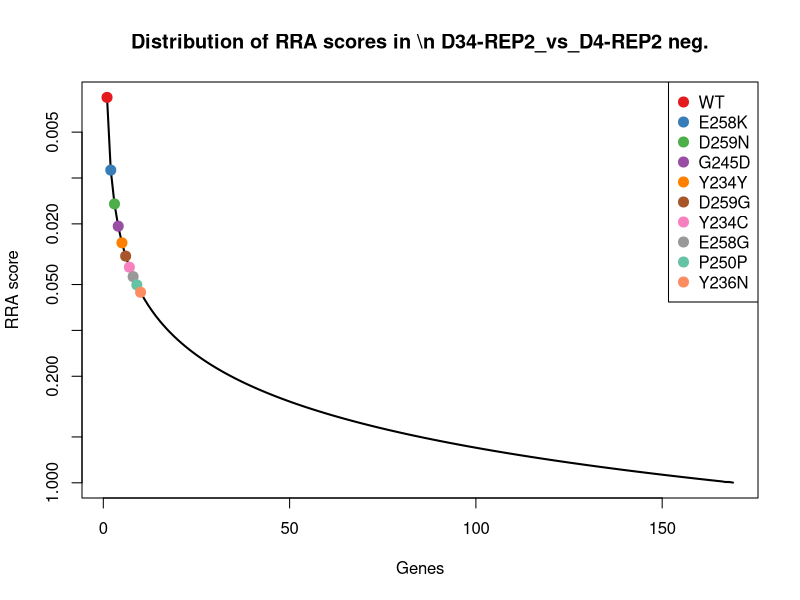
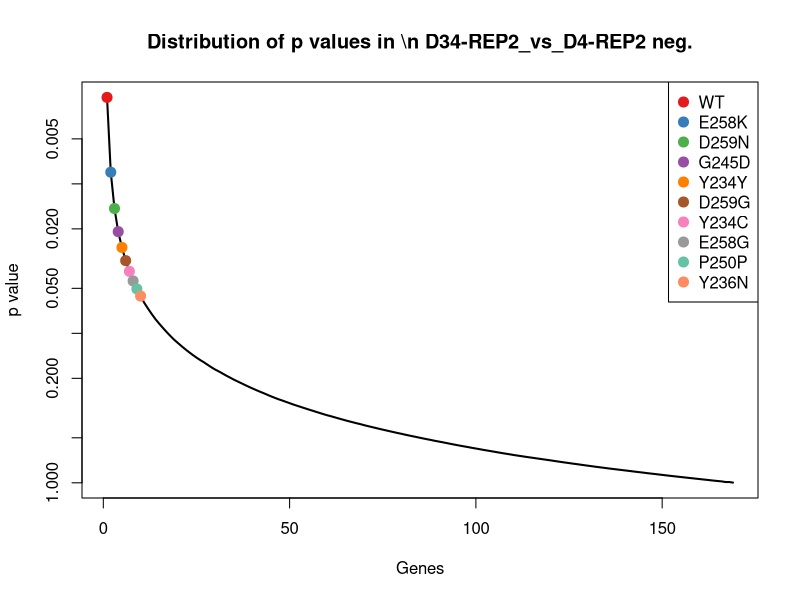
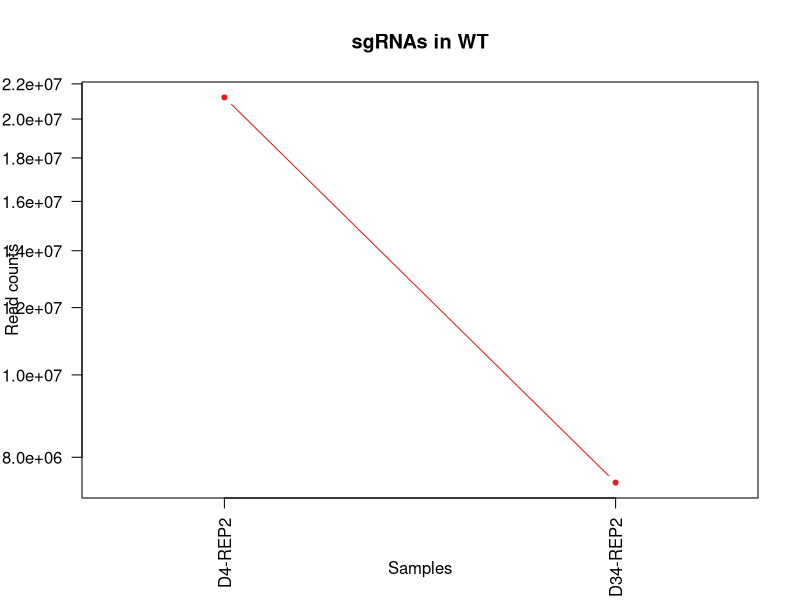
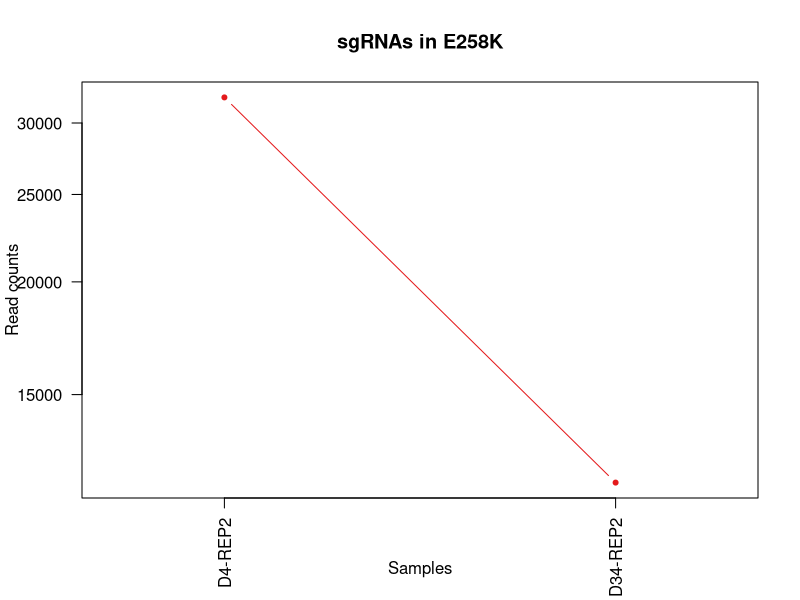
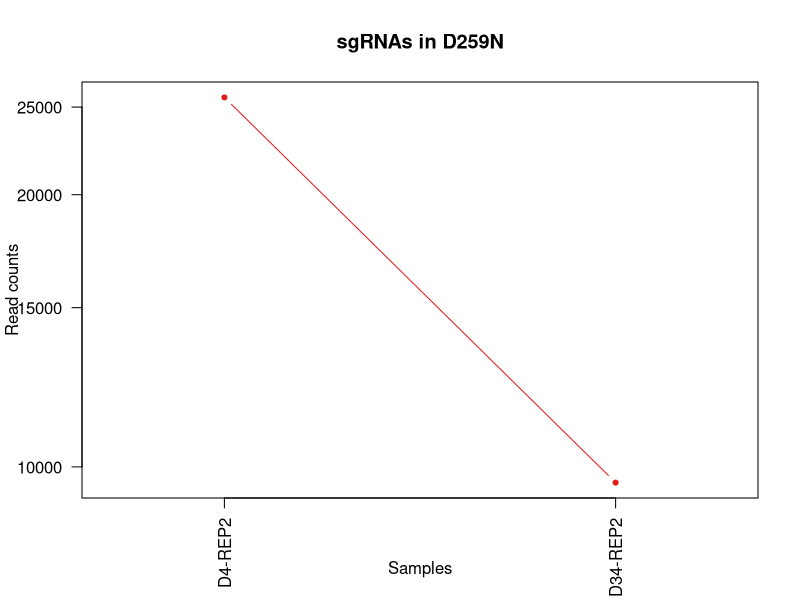
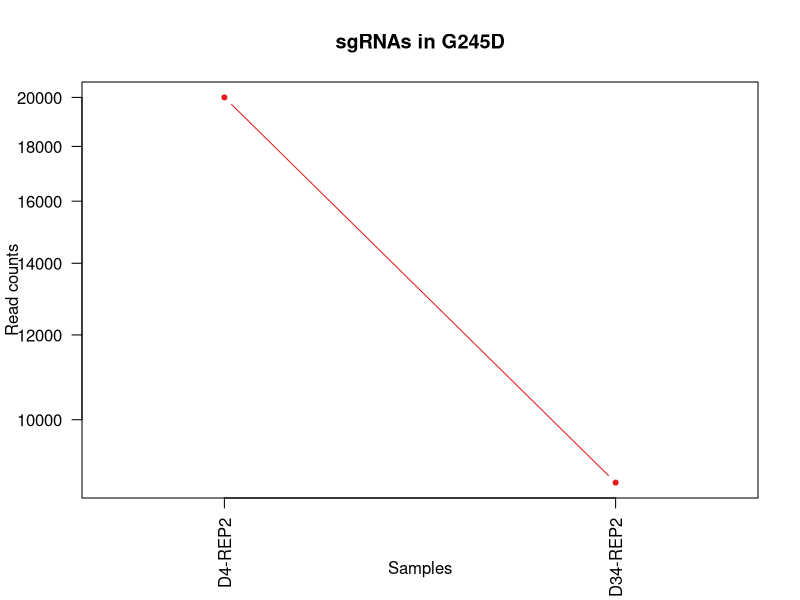
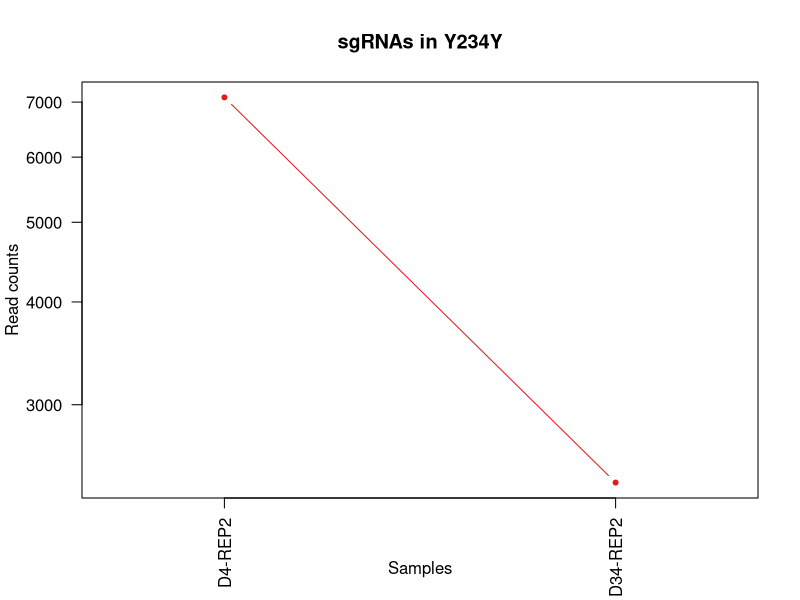
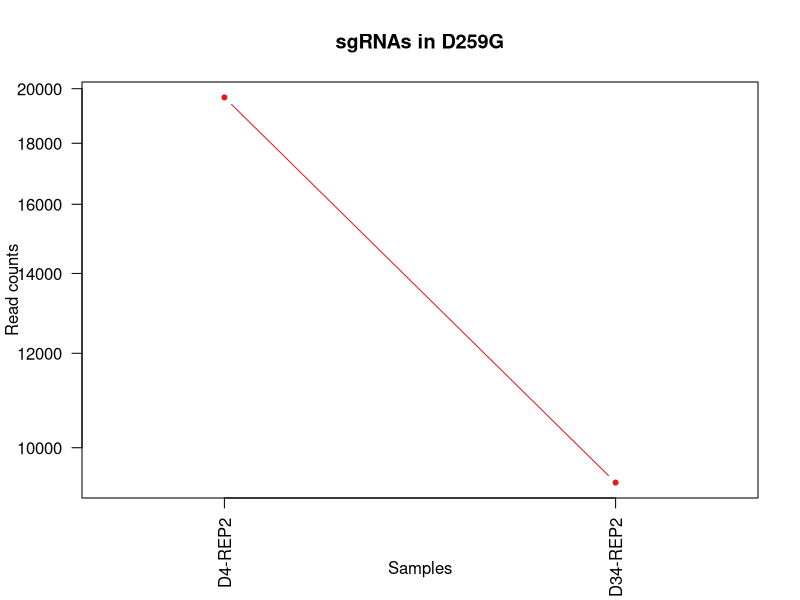

Write the R code that produced these figures, in order. (Note: this script raises an error after producing the figures.)
pdf(file='amp2_D34_D4_endogenous.pdf',width=4.5,height=4.5);
gstable=read.table('amp2_D34_D4_endogenous.gene_summary.txt',header=T)
# 
#
# parameters
# Do not modify the variables beginning with "__"

# gstablename='__GENE_SUMMARY_FILE__'
startindex=3
# outputfile='__OUTPUT_FILE__'
targetgenelist=c("WT","E258K","D259N","G245D","Y234Y","D259G","Y234C","E258G","P250P","Y236N")
# samplelabel=sub('.\\w+.\\w+$','',colnames(gstable)[startindex]);
samplelabel='D34-REP2_vs_D4-REP2 neg.'


# You need to write some codes in front of this code:
# gstable=read.table(gstablename,header=T)
# pdf(file=outputfile,width=6,height=6)


# set up color using RColorBrewer
#library(RColorBrewer)
#colors <- brewer.pal(length(targetgenelist), "Set1")

colors=c( "#E41A1C", "#377EB8", "#4DAF4A", "#984EA3", "#FF7F00",  "#A65628", "#F781BF",
          "#999999", "#66C2A5", "#FC8D62", "#8DA0CB", "#E78AC3", "#A6D854", "#FFD92F", "#E5C494", "#B3B3B3", 
          "#8DD3C7", "#FFFFB3", "#BEBADA", "#FB8072", "#80B1D3", "#FDB462", "#B3DE69", "#FCCDE5",
          "#D9D9D9", "#BC80BD", "#CCEBC5", "#FFED6F")

######
# function definition

plotrankedvalues<-function(val, tglist, ...){
  
  plot(val,log='y',ylim=c(max(val),min(val)),type='l',lwd=2, ...)
  if(length(tglist)>0){
    for(i in 1:length(tglist)){
      targetgene=tglist[i];
      tx=which(names(val)==targetgene);ty=val[targetgene];
      points(tx,ty,col=colors[(i %% length(colors)) ],cex=2,pch=20)
      # text(tx+50,ty,targetgene,col=colors[i])
    }
    legend('topright',tglist,pch=20,pt.cex = 2,cex=1,col=colors)
  }
}



plotrandvalues<-function(val,targetgenelist, ...){
  # choose the one with the best distance distribution
  
  mindiffvalue=0;
  randval=val;
  for(i in 1:20){
    randval0=sample(val)
    vindex=sort(which(names(randval0) %in% targetgenelist))
    if(max(vindex)>0.9*length(val)){
      # print('pass...')
      next;
    }
    mindiffind=min(diff(vindex));
    if (mindiffind > mindiffvalue){
      mindiffvalue=mindiffind;
      randval=randval0;
      # print(paste('Diff: ',mindiffvalue))
    }
  }
  plot(randval,log='y',ylim=c(max(randval),min(randval)),pch=20,col='grey', ...)
  
  if(length(targetgenelist)>0){
    for(i in 1:length(targetgenelist)){
      targetgene=targetgenelist[i];
      tx=which(names(randval)==targetgene);ty=randval[targetgene];
      points(tx,ty,col=colors[(i %% length(colors)) ],cex=2,pch=20)
      text(tx+50,ty,targetgene,col=colors[i])
    }
  }
  
}




# set.seed(1235)



pvec=gstable[,startindex]
names(pvec)=gstable[,'id']
pvec=sort(pvec);

plotrankedvalues(pvec,targetgenelist,xlab='Genes',ylab='RRA score',main=paste('Distribution of RRA scores in \\n',samplelabel))

# plotrandvalues(pvec,targetgenelist,xlab='Genes',ylab='RRA score',main=paste('Distribution of RRA scores in \\n',samplelabel))


pvec=gstable[,startindex+1]
names(pvec)=gstable[,'id']
pvec=sort(pvec);

plotrankedvalues(pvec,targetgenelist,xlab='Genes',ylab='p value',main=paste('Distribution of p values in \\n',samplelabel))

# plotrandvalues(pvec,targetgenelist,xlab='Genes',ylab='p value',main=paste('Distribution of p values in \\n',samplelabel))



# you need to write after this code:
# dev.off()






# parameters
# Do not modify the variables beginning with "__"
targetmat=list(c(21206653.813539032,7469316.828580722))
targetgene="WT"
collabel=c("D4-REP2","D34-REP2")

# set up color using RColorBrewer
#library(RColorBrewer)
#colors <- brewer.pal(length(targetgenelist), "Set1")

colors=c( "#E41A1C", "#377EB8", "#4DAF4A", "#984EA3", "#FF7F00",  "#A65628", "#F781BF",
          "#999999", "#66C2A5", "#FC8D62", "#8DA0CB", "#E78AC3", "#A6D854", "#FFD92F", "#E5C494", "#B3B3B3", 
          "#8DD3C7", "#FFFFB3", "#BEBADA", "#FB8072", "#80B1D3", "#FDB462", "#B3DE69", "#FCCDE5",
          "#D9D9D9", "#BC80BD", "#CCEBC5", "#FFED6F")


## code

targetmatvec=unlist(targetmat)+1
yrange=range(targetmatvec[targetmatvec>0]);
# yrange[1]=1; # set the minimum value to 1
for(i in 1:length(targetmat)){
  vali=targetmat[[i]]+1;
  if(i==1){
    plot(1:length(vali),vali,type='b',las=1,pch=20,main=paste('sgRNAs in',targetgene),ylab='Read counts',xlab='Samples',xlim=c(0.7,length(vali)+0.3),ylim = yrange,col=colors[(i %% length(colors))],xaxt='n',log='y')
    axis(1,at=1:length(vali),labels=(collabel),las=2)
    # lines(0:100,rep(1,101),col='black');
  }else{
    lines(1:length(vali),vali,type='b',pch=20,col=colors[(i %% length(colors))])
  }
}




# parameters
# Do not modify the variables beginning with "__"
targetmat=list(c(32025.000276842136,11981.709182765486))
targetgene="E258K"
collabel=c("D4-REP2","D34-REP2")

# set up color using RColorBrewer
#library(RColorBrewer)
#colors <- brewer.pal(length(targetgenelist), "Set1")

colors=c( "#E41A1C", "#377EB8", "#4DAF4A", "#984EA3", "#FF7F00",  "#A65628", "#F781BF",
          "#999999", "#66C2A5", "#FC8D62", "#8DA0CB", "#E78AC3", "#A6D854", "#FFD92F", "#E5C494", "#B3B3B3", 
          "#8DD3C7", "#FFFFB3", "#BEBADA", "#FB8072", "#80B1D3", "#FDB462", "#B3DE69", "#FCCDE5",
          "#D9D9D9", "#BC80BD", "#CCEBC5", "#FFED6F")


## code

targetmatvec=unlist(targetmat)+1
yrange=range(targetmatvec[targetmatvec>0]);
# yrange[1]=1; # set the minimum value to 1
for(i in 1:length(targetmat)){
  vali=targetmat[[i]]+1;
  if(i==1){
    plot(1:length(vali),vali,type='b',las=1,pch=20,main=paste('sgRNAs in',targetgene),ylab='Read counts',xlab='Samples',xlim=c(0.7,length(vali)+0.3),ylim = yrange,col=colors[(i %% length(colors))],xaxt='n',log='y')
    axis(1,at=1:length(vali),labels=(collabel),las=2)
    # lines(0:100,rep(1,101),col='black');
  }else{
    lines(1:length(vali),vali,type='b',pch=20,col=colors[(i %% length(colors))])
  }
}




# parameters
# Do not modify the variables beginning with "__"
targetmat=list(c(25622.919842649677,9607.024470785645))
targetgene="D259N"
collabel=c("D4-REP2","D34-REP2")

# set up color using RColorBrewer
#library(RColorBrewer)
#colors <- brewer.pal(length(targetgenelist), "Set1")

colors=c( "#E41A1C", "#377EB8", "#4DAF4A", "#984EA3", "#FF7F00",  "#A65628", "#F781BF",
          "#999999", "#66C2A5", "#FC8D62", "#8DA0CB", "#E78AC3", "#A6D854", "#FFD92F", "#E5C494", "#B3B3B3", 
          "#8DD3C7", "#FFFFB3", "#BEBADA", "#FB8072", "#80B1D3", "#FDB462", "#B3DE69", "#FCCDE5",
          "#D9D9D9", "#BC80BD", "#CCEBC5", "#FFED6F")


## code

targetmatvec=unlist(targetmat)+1
yrange=range(targetmatvec[targetmatvec>0]);
# yrange[1]=1; # set the minimum value to 1
for(i in 1:length(targetmat)){
  vali=targetmat[[i]]+1;
  if(i==1){
    plot(1:length(vali),vali,type='b',las=1,pch=20,main=paste('sgRNAs in',targetgene),ylab='Read counts',xlab='Samples',xlim=c(0.7,length(vali)+0.3),ylim = yrange,col=colors[(i %% length(colors))],xaxt='n',log='y')
    axis(1,at=1:length(vali),labels=(collabel),las=2)
    # lines(0:100,rep(1,101),col='black');
  }else{
    lines(1:length(vali),vali,type='b',pch=20,col=colors[(i %% length(colors))])
  }
}




# parameters
# Do not modify the variables beginning with "__"
targetmat=list(c(19999.405055382067,8734.406995290119))
targetgene="G245D"
collabel=c("D4-REP2","D34-REP2")

# set up color using RColorBrewer
#library(RColorBrewer)
#colors <- brewer.pal(length(targetgenelist), "Set1")

colors=c( "#E41A1C", "#377EB8", "#4DAF4A", "#984EA3", "#FF7F00",  "#A65628", "#F781BF",
          "#999999", "#66C2A5", "#FC8D62", "#8DA0CB", "#E78AC3", "#A6D854", "#FFD92F", "#E5C494", "#B3B3B3", 
          "#8DD3C7", "#FFFFB3", "#BEBADA", "#FB8072", "#80B1D3", "#FDB462", "#B3DE69", "#FCCDE5",
          "#D9D9D9", "#BC80BD", "#CCEBC5", "#FFED6F")


## code

targetmatvec=unlist(targetmat)+1
yrange=range(targetmatvec[targetmatvec>0]);
# yrange[1]=1; # set the minimum value to 1
for(i in 1:length(targetmat)){
  vali=targetmat[[i]]+1;
  if(i==1){
    plot(1:length(vali),vali,type='b',las=1,pch=20,main=paste('sgRNAs in',targetgene),ylab='Read counts',xlab='Samples',xlim=c(0.7,length(vali)+0.3),ylim = yrange,col=colors[(i %% length(colors))],xaxt='n',log='y')
    axis(1,at=1:length(vali),labels=(collabel),las=2)
    # lines(0:100,rep(1,101),col='black');
  }else{
    lines(1:length(vali),vali,type='b',pch=20,col=colors[(i %% length(colors))])
  }
}




# parameters
# Do not modify the variables beginning with "__"
targetmat=list(c(7091.435434073836,2411.4131688584625))
targetgene="Y234Y"
collabel=c("D4-REP2","D34-REP2")

# set up color using RColorBrewer
#library(RColorBrewer)
#colors <- brewer.pal(length(targetgenelist), "Set1")

colors=c( "#E41A1C", "#377EB8", "#4DAF4A", "#984EA3", "#FF7F00",  "#A65628", "#F781BF",
          "#999999", "#66C2A5", "#FC8D62", "#8DA0CB", "#E78AC3", "#A6D854", "#FFD92F", "#E5C494", "#B3B3B3", 
          "#8DD3C7", "#FFFFB3", "#BEBADA", "#FB8072", "#80B1D3", "#FDB462", "#B3DE69", "#FCCDE5",
          "#D9D9D9", "#BC80BD", "#CCEBC5", "#FFED6F")


## code

targetmatvec=unlist(targetmat)+1
yrange=range(targetmatvec[targetmatvec>0]);
# yrange[1]=1; # set the minimum value to 1
for(i in 1:length(targetmat)){
  vali=targetmat[[i]]+1;
  if(i==1){
    plot(1:length(vali),vali,type='b',las=1,pch=20,main=paste('sgRNAs in',targetgene),ylab='Read counts',xlab='Samples',xlim=c(0.7,length(vali)+0.3),ylim = yrange,col=colors[(i %% length(colors))],xaxt='n',log='y')
    axis(1,at=1:length(vali),labels=(collabel),las=2)
    # lines(0:100,rep(1,101),col='black');
  }else{
    lines(1:length(vali),vali,type='b',pch=20,col=colors[(i %% length(colors))])
  }
}




# parameters
# Do not modify the variables beginning with "__"
targetmat=list(c(19665.270631910153,9348.02552486571))
targetgene="D259G"
collabel=c("D4-REP2","D34-REP2")

# set up color using RColorBrewer
#library(RColorBrewer)
#colors <- brewer.pal(length(targetgenelist), "Set1")

colors=c( "#E41A1C", "#377EB8", "#4DAF4A", "#984EA3", "#FF7F00",  "#A65628", "#F781BF",
          "#999999", "#66C2A5", "#FC8D62", "#8DA0CB", "#E78AC3", "#A6D854", "#FFD92F", "#E5C494", "#B3B3B3", 
          "#8DD3C7", "#FFFFB3", "#BEBADA", "#FB8072", "#80B1D3", "#FDB462", "#B3DE69", "#FCCDE5",
          "#D9D9D9", "#BC80BD", "#CCEBC5", "#FFED6F")


## code

targetmatvec=unlist(targetmat)+1
yrange=range(targetmatvec[targetmatvec>0]);
# yrange[1]=1; # set the minimum value to 1
for(i in 1:length(targetmat)){
  vali=targetmat[[i]]+1;
  if(i==1){
    plot(1:length(vali),vali,type='b',las=1,pch=20,main=paste('sgRNAs in',targetgene),ylab='Read counts',xlab='Samples',xlim=c(0.7,length(vali)+0.3),ylim = yrange,col=colors[(i %% length(colors))],xaxt='n',log='y')
    axis(1,at=1:length(vali),labels=(collabel),las=2)
    # lines(0:100,rep(1,101),col='black');
  }else{
    lines(1:length(vali),vali,type='b',pch=20,col=colors[(i %% length(colors))])
  }
}




# parameters
# Do not modify the variables beginning with "__"
targetmat=list(c(9897.515786532147,3924.878891960281))
targetgene="Y234C"
collabel=c("D4-REP2","D34-REP2")

# set up color using RColorBrewer
#library(RColorBrewer)
#colors <- brewer.pal(length(targetgenelist), "Set1")

colors=c( "#E41A1C", "#377EB8", "#4DAF4A", "#984EA3", "#FF7F00",  "#A65628", "#F781BF",
          "#999999", "#66C2A5", "#FC8D62", "#8DA0CB", "#E78AC3", "#A6D854", "#FFD92F", "#E5C494", "#B3B3B3", 
          "#8DD3C7", "#FFFFB3", "#BEBADA", "#FB8072", "#80B1D3", "#FDB462", "#B3DE69", "#FCCDE5",
          "#D9D9D9", "#BC80BD", "#CCEBC5", "#FFED6F")


## code

targetmatvec=unlist(targetmat)+1
yrange=range(targetmatvec[targetmatvec>0]);
# yrange[1]=1; # set the minimum value to 1
for(i in 1:length(targetmat)){
  vali=targetmat[[i]]+1;
  if(i==1){
    plot(1:length(vali),vali,type='b',las=1,pch=20,main=paste('sgRNAs in',targetgene),ylab='Read counts',xlab='Samples',xlim=c(0.7,length(vali)+0.3),ylim = yrange,col=colors[(i %% length(colors))],xaxt='n',log='y')
    axis(1,at=1:length(vali),labels=(collabel),las=2)
    # lines(0:100,rep(1,101),col='black');
  }else{
    lines(1:length(vali),vali,type='b',pch=20,col=colors[(i %% length(colors))])
  }
}




# parameters
# Do not modify the variables beginning with "__"
targetmat=list(c(22030.163784444383,11193.947107644706))
targetgene="E258G"
collabel=c("D4-REP2","D34-REP2")

# set up color using RColorBrewer
#library(RColorBrewer)
#colors <- brewer.pal(length(targetgenelist), "Set1")

colors=c( "#E41A1C", "#377EB8", "#4DAF4A", "#984EA3", "#FF7F00",  "#A65628", "#F781BF",
          "#999999", "#66C2A5", "#FC8D62", "#8DA0CB", "#E78AC3", "#A6D854", "#FFD92F", "#E5C494", "#B3B3B3", 
          "#8DD3C7", "#FFFFB3", "#BEBADA", "#FB8072", "#80B1D3", "#FDB462", "#B3DE69", "#FCCDE5",
          "#D9D9D9", "#BC80BD", "#CCEBC5", "#FFED6F")


## code

targetmatvec=unlist(targetmat)+1
yrange=range(targetmatvec[targetmatvec>0]);
# yrange[1]=1; # set the minimum value to 1
for(i in 1:length(targetmat)){
  vali=targetmat[[i]]+1;
  if(i==1){
    plot(1:length(vali),vali,type='b',las=1,pch=20,main=paste('sgRNAs in',targetgene),ylab='Read counts',xlab='Samples',xlim=c(0.7,length(vali)+0.3),ylim = yrange,col=colors[(i %% length(colors))],xaxt='n',log='y')
    axis(1,at=1:length(vali),labels=(collabel),las=2)
    # lines(0:100,rep(1,101),col='black');
  }else{
    lines(1:length(vali),vali,type='b',pch=20,col=colors[(i %% length(colors))])
  }
}




# parameters
# Do not modify the variables beginning with "__"
targetmat=list(c(7706.177892791582,3041.4961791037804))
targetgene="P250P"
collabel=c("D4-REP2","D34-REP2")

# set up color using RColorBrewer
#library(RColorBrewer)
#colors <- brewer.pal(length(targetgenelist), "Set1")

colors=c( "#E41A1C", "#377EB8", "#4DAF4A", "#984EA3", "#FF7F00",  "#A65628", "#F781BF",
          "#999999", "#66C2A5", "#FC8D62", "#8DA0CB", "#E78AC3", "#A6D854", "#FFD92F", "#E5C494", "#B3B3B3", 
          "#8DD3C7", "#FFFFB3", "#BEBADA", "#FB8072", "#80B1D3", "#FDB462", "#B3DE69", "#FCCDE5",
          "#D9D9D9", "#BC80BD", "#CCEBC5", "#FFED6F")


## code

targetmatvec=unlist(targetmat)+1
yrange=range(targetmatvec[targetmatvec>0]);
# yrange[1]=1; # set the minimum value to 1
for(i in 1:length(targetmat)){
  vali=targetmat[[i]]+1;
  if(i==1){
    plot(1:length(vali),vali,type='b',las=1,pch=20,main=paste('sgRNAs in',targetgene),ylab='Read counts',xlab='Samples',xlim=c(0.7,length(vali)+0.3),ylim = yrange,col=colors[(i %% length(colors))],xaxt='n',log='y')
    axis(1,at=1:length(vali),labels=(collabel),las=2)
    # lines(0:100,rep(1,101),col='black');
  }else{
    lines(1:length(vali),vali,type='b',pch=20,col=colors[(i %% length(colors))])
  }
}




# parameters
# Do not modify the variables beginning with "__"
targetmat=list(c(317.91430582764684,55.72593457446027))
targetgene="Y236N"
collabel=c("D4-REP2","D34-REP2")

# set up color using RColorBrewer
#library(RColorBrewer)
#colors <- brewer.pal(length(targetgenelist), "Set1")

colors=c( "#E41A1C", "#377EB8", "#4DAF4A", "#984EA3", "#FF7F00",  "#A65628", "#F781BF",
          "#999999", "#66C2A5", "#FC8D62", "#8DA0CB", "#E78AC3", "#A6D854", "#FFD92F", "#E5C494", "#B3B3B3", 
          "#8DD3C7", "#FFFFB3", "#BEBADA", "#FB8072", "#80B1D3", "#FDB462", "#B3DE69", "#FCCDE5",
          "#D9D9D9", "#BC80BD", "#CCEBC5", "#FFED6F")


## code

targetmatvec=unlist(targetmat)+1
yrange=range(targetmatvec[targetmatvec>0]);
# yrange[1]=1; # set the minimum value to 1
for(i in 1:length(targetmat)){
  vali=targetmat[[i]]+1;
  if(i==1){
    plot(1:length(vali),vali,type='b',las=1,pch=20,main=paste('sgRNAs in',targetgene),ylab='Read counts',xlab='Samples',xlim=c(0.7,length(vali)+0.3),ylim = yrange,col=colors[(i %% length(colors))],xaxt='n',log='y')
    axis(1,at=1:length(vali),labels=(collabel),las=2)
    # lines(0:100,rep(1,101),col='black');
  }else{
    lines(1:length(vali),vali,type='b',pch=20,col=colors[(i %% length(colors))])
  }
}



# 
#
# parameters
# Do not modify the variables beginning with "__"

# gstablename='__GENE_SUMMARY_FILE__'
startindex=9
# outputfile='__OUTPUT_FILE__'
targetgenelist=c("L252IfsTer391","I255TfsTer90","N239_S240insR","N235YfsTer392","I255SfsTer90","L252IfsTer390","G244NfsTer390","L252TfsTer392","L257SfsTer8","I254SfsTer91")
# samplelabel=sub('.\\w+.\\w+$','',colnames(gstable)[startindex]);
samplelabel='D34-REP2_vs_D4-REP2 pos.'


# You need to write some codes in front of this code:
# gstable=read.table(gstablename,header=T)
# pdf(file=outputfile,width=6,height=6)


# set up color using RColorBrewer
#library(RColorBrewer)
#colors <- brewer.pal(length(targetgenelist), "Set1")

colors=c( "#E41A1C", "#377EB8", "#4DAF4A", "#984EA3", "#FF7F00",  "#A65628", "#F781BF",
          "#999999", "#66C2A5", "#FC8D62", "#8DA0CB", "#E78AC3", "#A6D854", "#FFD92F", "#E5C494", "#B3B3B3", 
          "#8DD3C7", "#FFFFB3", "#BEBADA", "#FB8072", "#80B1D3", "#FDB462", "#B3DE69", "#FCCDE5",
          "#D9D9D9", "#BC80BD", "#CCEBC5", "#FFED6F")

######
# function definition

plotrankedvalues<-function(val, tglist, ...){
  
  plot(val,log='y',ylim=c(max(val),min(val)),type='l',lwd=2, ...)
  if(length(tglist)>0){
    for(i in 1:length(tglist)){
      targetgene=tglist[i];
      tx=which(names(val)==targetgene);ty=val[targetgene];
      points(tx,ty,col=colors[(i %% length(colors)) ],cex=2,pch=20)
      # text(tx+50,ty,targetgene,col=colors[i])
    }
    legend('topright',tglist,pch=20,pt.cex = 2,cex=1,col=colors)
  }
}



plotrandvalues<-function(val,targetgenelist, ...){
  # choose the one with the best distance distribution
  
  mindiffvalue=0;
  randval=val;
  for(i in 1:20){
    randval0=sample(val)
    vindex=sort(which(names(randval0) %in% targetgenelist))
    if(max(vindex)>0.9*length(val)){
      # print('pass...')
      next;
    }
    mindiffind=min(diff(vindex));
    if (mindiffind > mindiffvalue){
      mindiffvalue=mindiffind;
      randval=randval0;
      # print(paste('Diff: ',mindiffvalue))
    }
  }
  plot(randval,log='y',ylim=c(max(randval),min(randval)),pch=20,col='grey', ...)
  
  if(length(targetgenelist)>0){
    for(i in 1:length(targetgenelist)){
      targetgene=targetgenelist[i];
      tx=which(names(randval)==targetgene);ty=randval[targetgene];
      points(tx,ty,col=colors[(i %% length(colors)) ],cex=2,pch=20)
      text(tx+50,ty,targetgene,col=colors[i])
    }
  }
  
}




# set.seed(1235)



pvec=gstable[,startindex]
names(pvec)=gstable[,'id']
pvec=sort(pvec);

plotrankedvalues(pvec,targetgenelist,xlab='Genes',ylab='RRA score',main=paste('Distribution of RRA scores in \\n',samplelabel))

# plotrandvalues(pvec,targetgenelist,xlab='Genes',ylab='RRA score',main=paste('Distribution of RRA scores in \\n',samplelabel))


pvec=gstable[,startindex+1]
names(pvec)=gstable[,'id']
pvec=sort(pvec);

plotrankedvalues(pvec,targetgenelist,xlab='Genes',ylab='p value',main=paste('Distribution of p values in \\n',samplelabel))

# plotrandvalues(pvec,targetgenelist,xlab='Genes',ylab='p value',main=paste('Distribution of p values in \\n',samplelabel))



# you need to write after this code:
# dev.off()






# parameters
# Do not modify the variables beginning with "__"
targetmat=list(c(1.6220117644267695,20.263976208894643))
targetgene="L252IfsTer391"
collabel=c("D4-REP2","D34-REP2")

# set up color using RColorBrewer
#library(RColorBrewer)
#colors <- brewer.pal(length(targetgenelist), "Set1")

colors=c( "#E41A1C", "#377EB8", "#4DAF4A", "#984EA3", "#FF7F00",  "#A65628", "#F781BF",
          "#999999", "#66C2A5", "#FC8D62", "#8DA0CB", "#E78AC3", "#A6D854", "#FFD92F", "#E5C494", "#B3B3B3", 
          "#8DD3C7", "#FFFFB3", "#BEBADA", "#FB8072", "#80B1D3", "#FDB462", "#B3DE69", "#FCCDE5",
          "#D9D9D9", "#BC80BD", "#CCEBC5", "#FFED6F")


## code

targetmatvec=unlist(targetmat)+1
yrange=range(targetmatvec[targetmatvec>0]);
# yrange[1]=1; # set the minimum value to 1
for(i in 1:length(targetmat)){
  vali=targetmat[[i]]+1;
  if(i==1){
    plot(1:length(vali),vali,type='b',las=1,pch=20,main=paste('sgRNAs in',targetgene),ylab='Read counts',xlab='Samples',xlim=c(0.7,length(vali)+0.3),ylim = yrange,col=colors[(i %% length(colors))],xaxt='n',log='y')
    axis(1,at=1:length(vali),labels=(collabel),las=2)
    # lines(0:100,rep(1,101),col='black');
  }else{
    lines(1:length(vali),vali,type='b',pch=20,col=colors[(i %% length(colors))])
  }
}




# parameters
# Do not modify the variables beginning with "__"
targetmat=list(c(0.0,16.464480669726896))
targetgene="I255TfsTer90"
collabel=c("D4-REP2","D34-REP2")

# set up color using RColorBrewer
#library(RColorBrewer)
#colors <- brewer.pal(length(targetgenelist), "Set1")

colors=c( "#E41A1C", "#377EB8", "#4DAF4A", "#984EA3", "#FF7F00",  "#A65628", "#F781BF",
          "#999999", "#66C2A5", "#FC8D62", "#8DA0CB", "#E78AC3", "#A6D854", "#FFD92F", "#E5C494", "#B3B3B3", 
          "#8DD3C7", "#FFFFB3", "#BEBADA", "#FB8072", "#80B1D3", "#FDB462", "#B3DE69", "#FCCDE5",
          "#D9D9D9", "#BC80BD", "#CCEBC5", "#FFED6F")


## code

targetmatvec=unlist(targetmat)+1
yrange=range(targetmatvec[targetmatvec>0]);
# yrange[1]=1; # set the minimum value to 1
for(i in 1:length(targetmat)){
  vali=targetmat[[i]]+1;
  if(i==1){
    plot(1:length(vali),vali,type='b',las=1,pch=20,main=paste('sgRNAs in',targetgene),ylab='Read counts',xlab='Samples',xlim=c(0.7,length(vali)+0.3),ylim = yrange,col=colors[(i %% length(colors))],xaxt='n',log='y')
    axis(1,at=1:length(vali),labels=(collabel),las=2)
    # lines(0:100,rep(1,101),col='black');
  }else{
    lines(1:length(vali),vali,type='b',pch=20,col=colors[(i %% length(colors))])
  }
}




# parameters
# Do not modify the variables beginning with "__"
targetmat=list(c(1.6220117644267695,16.464480669726896))
targetgene="N239_S240insR"
collabel=c("D4-REP2","D34-REP2")

# set up color using RColorBrewer
#library(RColorBrewer)
#colors <- brewer.pal(length(targetgenelist), "Set1")

colors=c( "#E41A1C", "#377EB8", "#4DAF4A", "#984EA3", "#FF7F00",  "#A65628", "#F781BF",
          "#999999", "#66C2A5", "#FC8D62", "#8DA0CB", "#E78AC3", "#A6D854", "#FFD92F", "#E5C494", "#B3B3B3", 
          "#8DD3C7", "#FFFFB3", "#BEBADA", "#FB8072", "#80B1D3", "#FDB462", "#B3DE69", "#FCCDE5",
          "#D9D9D9", "#BC80BD", "#CCEBC5", "#FFED6F")


## code

targetmatvec=unlist(targetmat)+1
yrange=range(targetmatvec[targetmatvec>0]);
# yrange[1]=1; # set the minimum value to 1
for(i in 1:length(targetmat)){
  vali=targetmat[[i]]+1;
  if(i==1){
    plot(1:length(vali),vali,type='b',las=1,pch=20,main=paste('sgRNAs in',targetgene),ylab='Read counts',xlab='Samples',xlim=c(0.7,length(vali)+0.3),ylim = yrange,col=colors[(i %% length(colors))],xaxt='n',log='y')
    axis(1,at=1:length(vali),labels=(collabel),las=2)
    # lines(0:100,rep(1,101),col='black');
  }else{
    lines(1:length(vali),vali,type='b',pch=20,col=colors[(i %% length(colors))])
  }
}




# parameters
# Do not modify the variables beginning with "__"
targetmat=list(c(0.0,9.498738847919364))
targetgene="N235YfsTer392"
collabel=c("D4-REP2","D34-REP2")

# set up color using RColorBrewer
#library(RColorBrewer)
#colors <- brewer.pal(length(targetgenelist), "Set1")

colors=c( "#E41A1C", "#377EB8", "#4DAF4A", "#984EA3", "#FF7F00",  "#A65628", "#F781BF",
          "#999999", "#66C2A5", "#FC8D62", "#8DA0CB", "#E78AC3", "#A6D854", "#FFD92F", "#E5C494", "#B3B3B3", 
          "#8DD3C7", "#FFFFB3", "#BEBADA", "#FB8072", "#80B1D3", "#FDB462", "#B3DE69", "#FCCDE5",
          "#D9D9D9", "#BC80BD", "#CCEBC5", "#FFED6F")


## code

targetmatvec=unlist(targetmat)+1
yrange=range(targetmatvec[targetmatvec>0]);
# yrange[1]=1; # set the minimum value to 1
for(i in 1:length(targetmat)){
  vali=targetmat[[i]]+1;
  if(i==1){
    plot(1:length(vali),vali,type='b',las=1,pch=20,main=paste('sgRNAs in',targetgene),ylab='Read counts',xlab='Samples',xlim=c(0.7,length(vali)+0.3),ylim = yrange,col=colors[(i %% length(colors))],xaxt='n',log='y')
    axis(1,at=1:length(vali),labels=(collabel),las=2)
    # lines(0:100,rep(1,101),col='black');
  }else{
    lines(1:length(vali),vali,type='b',pch=20,col=colors[(i %% length(colors))])
  }
}




# parameters
# Do not modify the variables beginning with "__"
targetmat=list(c(16.220117644267695,81.68915409210653))
targetgene="I255SfsTer90"
collabel=c("D4-REP2","D34-REP2")

# set up color using RColorBrewer
#library(RColorBrewer)
#colors <- brewer.pal(length(targetgenelist), "Set1")

colors=c( "#E41A1C", "#377EB8", "#4DAF4A", "#984EA3", "#FF7F00",  "#A65628", "#F781BF",
          "#999999", "#66C2A5", "#FC8D62", "#8DA0CB", "#E78AC3", "#A6D854", "#FFD92F", "#E5C494", "#B3B3B3", 
          "#8DD3C7", "#FFFFB3", "#BEBADA", "#FB8072", "#80B1D3", "#FDB462", "#B3DE69", "#FCCDE5",
          "#D9D9D9", "#BC80BD", "#CCEBC5", "#FFED6F")


## code

targetmatvec=unlist(targetmat)+1
yrange=range(targetmatvec[targetmatvec>0]);
# yrange[1]=1; # set the minimum value to 1
for(i in 1:length(targetmat)){
  vali=targetmat[[i]]+1;
  if(i==1){
    plot(1:length(vali),vali,type='b',las=1,pch=20,main=paste('sgRNAs in',targetgene),ylab='Read counts',xlab='Samples',xlim=c(0.7,length(vali)+0.3),ylim = yrange,col=colors[(i %% length(colors))],xaxt='n',log='y')
    axis(1,at=1:length(vali),labels=(collabel),las=2)
    # lines(0:100,rep(1,101),col='black');
  }else{
    lines(1:length(vali),vali,type='b',pch=20,col=colors[(i %% length(colors))])
  }
}




# parameters
# Do not modify the variables beginning with "__"
targetmat=list(c(79.47857645691171,486.9686782699994))
targetgene="L252IfsTer390"
collabel=c("D4-REP2","D34-REP2")

# set up color using RColorBrewer
#library(RColorBrewer)
#colors <- brewer.pal(length(targetgenelist), "Set1")

colors=c( "#E41A1C", "#377EB8", "#4DAF4A", "#984EA3", "#FF7F00",  "#A65628", "#F781BF",
          "#999999", "#66C2A5", "#FC8D62", "#8DA0CB", "#E78AC3", "#A6D854", "#FFD92F", "#E5C494", "#B3B3B3", 
          "#8DD3C7", "#FFFFB3", "#BEBADA", "#FB8072", "#80B1D3", "#FDB462", "#B3DE69", "#FCCDE5",
          "#D9D9D9", "#BC80BD", "#CCEBC5", "#FFED6F")


## code

targetmatvec=unlist(targetmat)+1
yrange=range(targetmatvec[targetmatvec>0]);
# yrange[1]=1; # set the minimum value to 1
for(i in 1:length(targetmat)){
  vali=targetmat[[i]]+1;
  if(i==1){
    plot(1:length(vali),vali,type='b',las=1,pch=20,main=paste('sgRNAs in',targetgene),ylab='Read counts',xlab='Samples',xlim=c(0.7,length(vali)+0.3),ylim = yrange,col=colors[(i %% length(colors))],xaxt='n',log='y')
    axis(1,at=1:length(vali),labels=(collabel),las=2)
    # lines(0:100,rep(1,101),col='black');
  }else{
    lines(1:length(vali),vali,type='b',pch=20,col=colors[(i %% length(colors))])
  }
}




# parameters
# Do not modify the variables beginning with "__"
targetmat=list(c(681.2449410592432,6260.302150035389))
targetgene="G244NfsTer390"
collabel=c("D4-REP2","D34-REP2")

# set up color using RColorBrewer
#library(RColorBrewer)
#colors <- brewer.pal(length(targetgenelist), "Set1")

colors=c( "#E41A1C", "#377EB8", "#4DAF4A", "#984EA3", "#FF7F00",  "#A65628", "#F781BF",
          "#999999", "#66C2A5", "#FC8D62", "#8DA0CB", "#E78AC3", "#A6D854", "#FFD92F", "#E5C494", "#B3B3B3", 
          "#8DD3C7", "#FFFFB3", "#BEBADA", "#FB8072", "#80B1D3", "#FDB462", "#B3DE69", "#FCCDE5",
          "#D9D9D9", "#BC80BD", "#CCEBC5", "#FFED6F")


## code

targetmatvec=unlist(targetmat)+1
yrange=range(targetmatvec[targetmatvec>0]);
# yrange[1]=1; # set the minimum value to 1
for(i in 1:length(targetmat)){
  vali=targetmat[[i]]+1;
  if(i==1){
    plot(1:length(vali),vali,type='b',las=1,pch=20,main=paste('sgRNAs in',targetgene),ylab='Read counts',xlab='Samples',xlim=c(0.7,length(vali)+0.3),ylim = yrange,col=colors[(i %% length(colors))],xaxt='n',log='y')
    axis(1,at=1:length(vali),labels=(collabel),las=2)
    # lines(0:100,rep(1,101),col='black');
  }else{
    lines(1:length(vali),vali,type='b',pch=20,col=colors[(i %% length(colors))])
  }
}




# parameters
# Do not modify the variables beginning with "__"
targetmat=list(c(103.80875292331325,493.301170835279))
targetgene="L252TfsTer392"
collabel=c("D4-REP2","D34-REP2")

# set up color using RColorBrewer
#library(RColorBrewer)
#colors <- brewer.pal(length(targetgenelist), "Set1")

colors=c( "#E41A1C", "#377EB8", "#4DAF4A", "#984EA3", "#FF7F00",  "#A65628", "#F781BF",
          "#999999", "#66C2A5", "#FC8D62", "#8DA0CB", "#E78AC3", "#A6D854", "#FFD92F", "#E5C494", "#B3B3B3", 
          "#8DD3C7", "#FFFFB3", "#BEBADA", "#FB8072", "#80B1D3", "#FDB462", "#B3DE69", "#FCCDE5",
          "#D9D9D9", "#BC80BD", "#CCEBC5", "#FFED6F")


## code

targetmatvec=unlist(targetmat)+1
yrange=range(targetmatvec[targetmatvec>0]);
# yrange[1]=1; # set the minimum value to 1
for(i in 1:length(targetmat)){
  vali=targetmat[[i]]+1;
  if(i==1){
    plot(1:length(vali),vali,type='b',las=1,pch=20,main=paste('sgRNAs in',targetgene),ylab='Read counts',xlab='Samples',xlim=c(0.7,length(vali)+0.3),ylim = yrange,col=colors[(i %% length(colors))],xaxt='n',log='y')
    axis(1,at=1:length(vali),labels=(collabel),las=2)
    # lines(0:100,rep(1,101),col='black');
  }else{
    lines(1:length(vali),vali,type='b',pch=20,col=colors[(i %% length(colors))])
  }
}




# parameters
# Do not modify the variables beginning with "__"
targetmat=list(c(548.2399763762481,3814.0602720678885))
targetgene="L257SfsTer8"
collabel=c("D4-REP2","D34-REP2")

# set up color using RColorBrewer
#library(RColorBrewer)
#colors <- brewer.pal(length(targetgenelist), "Set1")

colors=c( "#E41A1C", "#377EB8", "#4DAF4A", "#984EA3", "#FF7F00",  "#A65628", "#F781BF",
          "#999999", "#66C2A5", "#FC8D62", "#8DA0CB", "#E78AC3", "#A6D854", "#FFD92F", "#E5C494", "#B3B3B3", 
          "#8DD3C7", "#FFFFB3", "#BEBADA", "#FB8072", "#80B1D3", "#FDB462", "#B3DE69", "#FCCDE5",
          "#D9D9D9", "#BC80BD", "#CCEBC5", "#FFED6F")


## code

targetmatvec=unlist(targetmat)+1
yrange=range(targetmatvec[targetmatvec>0]);
# yrange[1]=1; # set the minimum value to 1
for(i in 1:length(targetmat)){
  vali=targetmat[[i]]+1;
  if(i==1){
    plot(1:length(vali),vali,type='b',las=1,pch=20,main=paste('sgRNAs in',targetgene),ylab='Read counts',xlab='Samples',xlim=c(0.7,length(vali)+0.3),ylim = yrange,col=colors[(i %% length(colors))],xaxt='n',log='y')
    axis(1,at=1:length(vali),labels=(collabel),las=2)
    # lines(0:100,rep(1,101),col='black');
  }else{
    lines(1:length(vali),vali,type='b',pch=20,col=colors[(i %% length(colors))])
  }
}




# parameters
# Do not modify the variables beginning with "__"
targetmat=list(c(287.0960823035382,1655.9468058206091))
targetgene="I254SfsTer91"
collabel=c("D4-REP2","D34-REP2")

# set up color using RColorBrewer
#library(RColorBrewer)
#colors <- brewer.pal(length(targetgenelist), "Set1")

colors=c( "#E41A1C", "#377EB8", "#4DAF4A", "#984EA3", "#FF7F00",  "#A65628", "#F781BF",
          "#999999", "#66C2A5", "#FC8D62", "#8DA0CB", "#E78AC3", "#A6D854", "#FFD92F", "#E5C494", "#B3B3B3", 
          "#8DD3C7", "#FFFFB3", "#BEBADA", "#FB8072", "#80B1D3", "#FDB462", "#B3DE69", "#FCCDE5",
          "#D9D9D9", "#BC80BD", "#CCEBC5", "#FFED6F")


## code

targetmatvec=unlist(targetmat)+1
yrange=range(targetmatvec[targetmatvec>0]);
# yrange[1]=1; # set the minimum value to 1
for(i in 1:length(targetmat)){
  vali=targetmat[[i]]+1;
  if(i==1){
    plot(1:length(vali),vali,type='b',las=1,pch=20,main=paste('sgRNAs in',targetgene),ylab='Read counts',xlab='Samples',xlim=c(0.7,length(vali)+0.3),ylim = yrange,col=colors[(i %% length(colors))],xaxt='n',log='y')
    axis(1,at=1:length(vali),labels=(collabel),las=2)
    # lines(0:100,rep(1,101),col='black');
  }else{
    lines(1:length(vali),vali,type='b',pch=20,col=colors[(i %% length(colors))])
  }
}



dev.off()
Sweave("amp2_D34_D4_endogenous_summary.Rnw");
library(tools);

texi2dvi("amp2_D34_D4_endogenous_summary.tex",pdf=TRUE);
